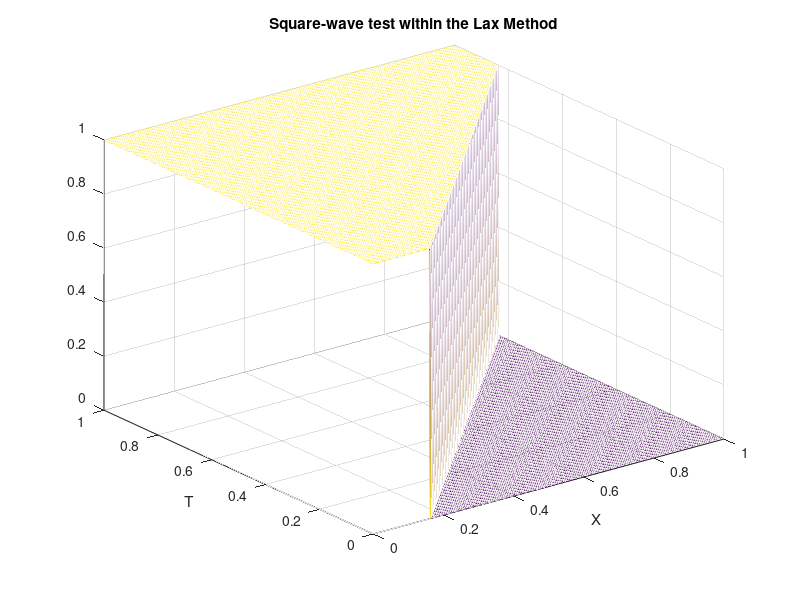
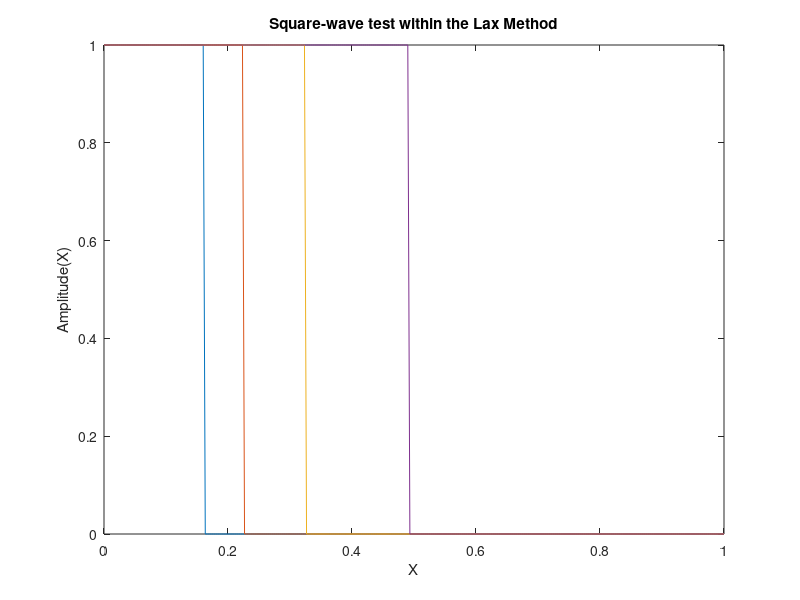

These figures' MATLAB source, in order:
%  Square-wave Test for the Lax method to solve the Advection Equation
clear;

% Parameters to define the advection equation and the range in space and time
Lmax = 1.0; 	% Maximum length
Tmax = 1.;    	% Maximum time
c = 1.0;    	% Advection velocity

%  Parameters needed to solve the equation within the Lax method
maxt = 300; 		% Number of time steps
dt = Tmax/maxt;		
n = 300;				%  Number of space steps
nint=50;				%  The wave-front: intermediate point from which u=0 (nint<n)!!
dx = Lmax/n;			
b = c*dt/(2.*dx);
% The Lax method is stable for abs(b)=< 1/2 but it gets difussed unless abs(b)= 1/2


%  Initial value of the function u (amplitude of the wave)

for i = 1:(n+1)
   if i < nint
      u(i,1)=1.;
   else
      u(i,1)=0.;
   end 
   x(i) =(i-1)*dx;
end



%  Value of the amplitude at the boundary at any time
for k=1:maxt+1
        u(1,k) = 1.;
        u(n+1,k) = 0.;
        time(k) = (k-1)*dt;
end


%  Implementation of the Lax method
for k=1:maxt		%  Time loop
   for i=2:n		%  Space loop
      u(i,k+1) =0.5*(u(i+1,k)+u(i-1,k))-b*(u(i+1,k)-u(i-1,k));
   end
end

% Graphical representations of the evolution of the wave
figure(1)     
mesh(x,time,u')
title('Square-wave test within the Lax Method')
xlabel('X')
ylabel('T')

figure(2)
plot(x,u(:,1),'-',x,u(:,20),'-',x,u(:,50),'-',x,u(:,100),'-')
title('Square-wave test within the Lax Method')
xlabel('X')
ylabel('Amplitude(X)')
